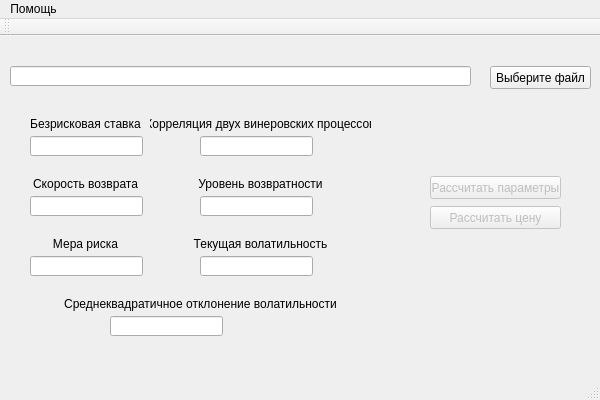
<?xml version="1.0" encoding="UTF-8"?>
<ui version="4.0">
 <class>AppClass</class>
 <widget class="QMainWindow" name="AppClass">
  <property name="geometry">
   <rect>
    <x>0</x>
    <y>0</y>
    <width>600</width>
    <height>400</height>
   </rect>
  </property>
  <property name="windowTitle">
   <string>App</string>
  </property>
  <widget class="QWidget" name="centralWidget">
   <widget class="QLineEdit" name="filePathLine">
    <property name="geometry">
     <rect>
      <x>10</x>
      <y>30</y>
      <width>461</width>
      <height>20</height>
     </rect>
    </property>
    <property name="readOnly">
     <bool>true</bool>
    </property>
   </widget>
   <widget class="QPushButton" name="getFileButton">
    <property name="geometry">
     <rect>
      <x>490</x>
      <y>30</y>
      <width>101</width>
      <height>23</height>
     </rect>
    </property>
    <property name="text">
     <string>Выберите файл</string>
    </property>
   </widget>
   <widget class="QLabel" name="par1Label">
    <property name="geometry">
     <rect>
      <x>30</x>
      <y>80</y>
      <width>111</width>
      <height>16</height>
     </rect>
    </property>
    <property name="layoutDirection">
     <enum>Qt::LeftToRight</enum>
    </property>
    <property name="text">
     <string>Безрисковая ставка</string>
    </property>
    <property name="alignment">
     <set>Qt::AlignCenter</set>
    </property>
   </widget>
   <widget class="QLabel" name="par2Label">
    <property name="geometry">
     <rect>
      <x>150</x>
      <y>80</y>
      <width>221</width>
      <height>16</height>
     </rect>
    </property>
    <property name="layoutDirection">
     <enum>Qt::LeftToRight</enum>
    </property>
    <property name="text">
     <string>Корреляция двух винеровских процессов</string>
    </property>
    <property name="alignment">
     <set>Qt::AlignCenter</set>
    </property>
   </widget>
   <widget class="QLabel" name="par3Label">
    <property name="geometry">
     <rect>
      <x>30</x>
      <y>140</y>
      <width>111</width>
      <height>16</height>
     </rect>
    </property>
    <property name="layoutDirection">
     <enum>Qt::LeftToRight</enum>
    </property>
    <property name="text">
     <string>Скорость возврата</string>
    </property>
    <property name="alignment">
     <set>Qt::AlignCenter</set>
    </property>
   </widget>
   <widget class="QLabel" name="par4Label">
    <property name="geometry">
     <rect>
      <x>150</x>
      <y>140</y>
      <width>221</width>
      <height>16</height>
     </rect>
    </property>
    <property name="layoutDirection">
     <enum>Qt::LeftToRight</enum>
    </property>
    <property name="text">
     <string>Уровень возвратности</string>
    </property>
    <property name="alignment">
     <set>Qt::AlignCenter</set>
    </property>
   </widget>
   <widget class="QLabel" name="par5Label">
    <property name="geometry">
     <rect>
      <x>30</x>
      <y>200</y>
      <width>111</width>
      <height>16</height>
     </rect>
    </property>
    <property name="layoutDirection">
     <enum>Qt::LeftToRight</enum>
    </property>
    <property name="text">
     <string>Мера риска</string>
    </property>
    <property name="alignment">
     <set>Qt::AlignCenter</set>
    </property>
   </widget>
   <widget class="QLabel" name="par6Label">
    <property name="geometry">
     <rect>
      <x>150</x>
      <y>200</y>
      <width>221</width>
      <height>16</height>
     </rect>
    </property>
    <property name="layoutDirection">
     <enum>Qt::LeftToRight</enum>
    </property>
    <property name="text">
     <string>Текущая волатильность</string>
    </property>
    <property name="alignment">
     <set>Qt::AlignCenter</set>
    </property>
   </widget>
   <widget class="QLabel" name="par7Label">
    <property name="geometry">
     <rect>
      <x>30</x>
      <y>260</y>
      <width>341</width>
      <height>16</height>
     </rect>
    </property>
    <property name="layoutDirection">
     <enum>Qt::LeftToRight</enum>
    </property>
    <property name="text">
     <string>Среднеквадратичное отклонение волатильности</string>
    </property>
    <property name="alignment">
     <set>Qt::AlignCenter</set>
    </property>
   </widget>
   <widget class="QLineEdit" name="par1Line">
    <property name="geometry">
     <rect>
      <x>30</x>
      <y>100</y>
      <width>113</width>
      <height>20</height>
     </rect>
    </property>
    <property name="readOnly">
     <bool>true</bool>
    </property>
   </widget>
   <widget class="QLineEdit" name="par2Line">
    <property name="geometry">
     <rect>
      <x>200</x>
      <y>100</y>
      <width>113</width>
      <height>20</height>
     </rect>
    </property>
    <property name="readOnly">
     <bool>true</bool>
    </property>
   </widget>
   <widget class="QLineEdit" name="par4Line">
    <property name="geometry">
     <rect>
      <x>200</x>
      <y>160</y>
      <width>113</width>
      <height>20</height>
     </rect>
    </property>
    <property name="readOnly">
     <bool>true</bool>
    </property>
   </widget>
   <widget class="QLineEdit" name="par3Line">
    <property name="geometry">
     <rect>
      <x>30</x>
      <y>160</y>
      <width>113</width>
      <height>20</height>
     </rect>
    </property>
    <property name="readOnly">
     <bool>true</bool>
    </property>
   </widget>
   <widget class="QLineEdit" name="par5Line">
    <property name="geometry">
     <rect>
      <x>30</x>
      <y>220</y>
      <width>113</width>
      <height>20</height>
     </rect>
    </property>
    <property name="readOnly">
     <bool>true</bool>
    </property>
   </widget>
   <widget class="QLineEdit" name="par6Line">
    <property name="geometry">
     <rect>
      <x>200</x>
      <y>220</y>
      <width>113</width>
      <height>20</height>
     </rect>
    </property>
    <property name="readOnly">
     <bool>true</bool>
    </property>
   </widget>
   <widget class="QLineEdit" name="par7Line">
    <property name="geometry">
     <rect>
      <x>110</x>
      <y>280</y>
      <width>113</width>
      <height>20</height>
     </rect>
    </property>
    <property name="readOnly">
     <bool>true</bool>
    </property>
   </widget>
   <widget class="QPushButton" name="getParametersButton">
    <property name="enabled">
     <bool>false</bool>
    </property>
    <property name="geometry">
     <rect>
      <x>430</x>
      <y>140</y>
      <width>131</width>
      <height>23</height>
     </rect>
    </property>
    <property name="text">
     <string>Рассчитать параметры</string>
    </property>
   </widget>
   <widget class="QPushButton" name="getCostButton">
    <property name="enabled">
     <bool>false</bool>
    </property>
    <property name="geometry">
     <rect>
      <x>430</x>
      <y>170</y>
      <width>131</width>
      <height>23</height>
     </rect>
    </property>
    <property name="text">
     <string>Рассчитать цену</string>
    </property>
   </widget>
  </widget>
  <widget class="QMenuBar" name="menuBar">
   <property name="geometry">
    <rect>
     <x>0</x>
     <y>0</y>
     <width>600</width>
     <height>21</height>
    </rect>
   </property>
   <widget class="QMenu" name="menu">
    <property name="title">
     <string>Помощь</string>
    </property>
   </widget>
   <addaction name="menu"/>
  </widget>
  <widget class="QToolBar" name="mainToolBar">
   <attribute name="toolBarArea">
    <enum>TopToolBarArea</enum>
   </attribute>
   <attribute name="toolBarBreak">
    <bool>false</bool>
   </attribute>
  </widget>
  <widget class="QStatusBar" name="statusBar"/>
 </widget>
 <layoutdefault spacing="6" margin="11"/>
 <resources>
  <include location="app.qrc"/>
 </resources>
 <connections/>
</ui>
